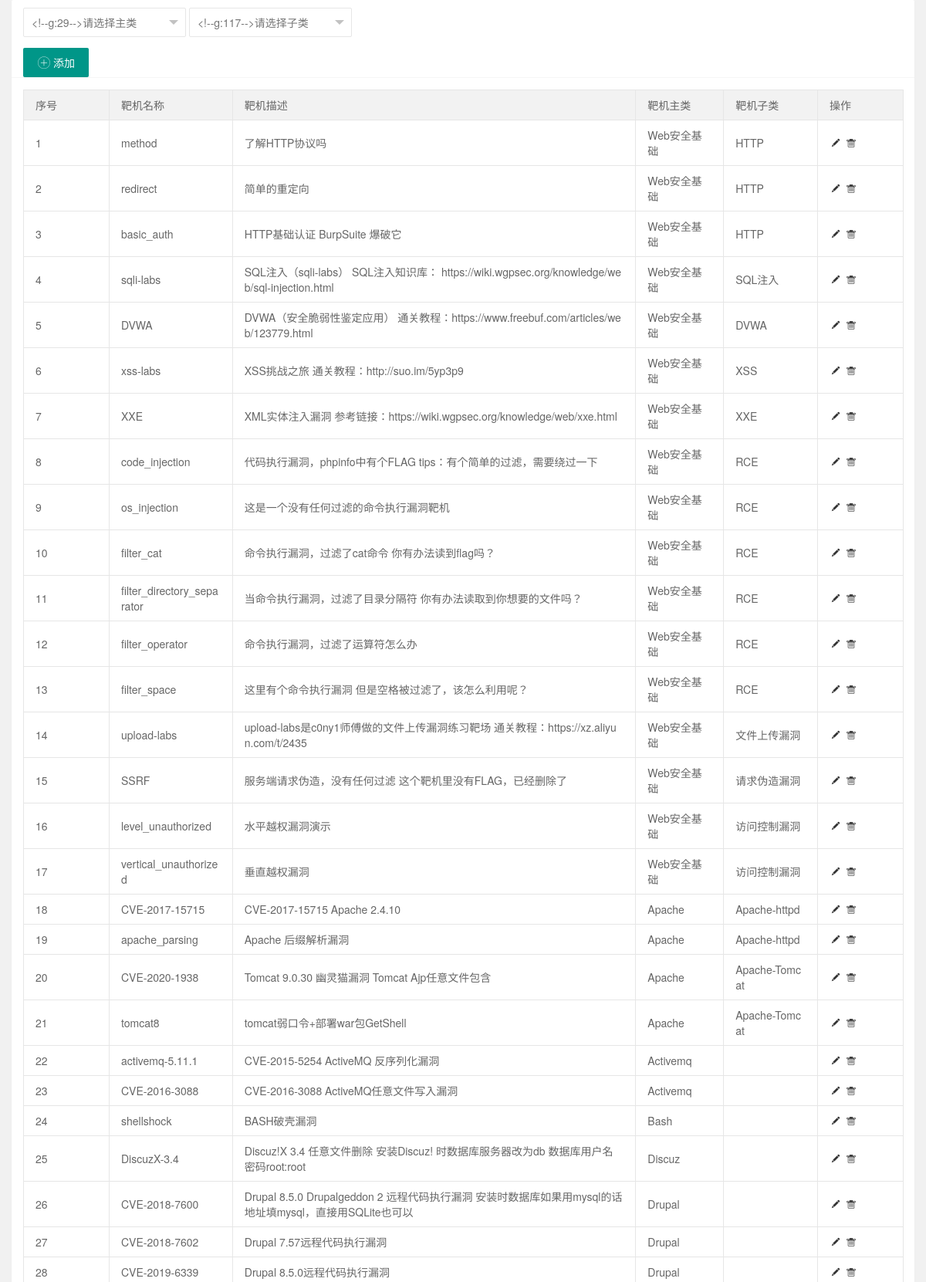
The app's page /admin/questions-list (upper part) with its own data.
### tables this page shows
CREATE TABLE questions (
  id INTEGER PRIMARY KEY AUTOINCREMENT,
  created TIMESTAMP NOT NULL DEFAULT CURRENT_TIMESTAMP,
  title TEXT NOT NULL,
  hint TEXT NOT NULL,
  p_cate TEXT,
  s_cate TEXT,
  FOREIGN KEY (p_cate) REFERENCES p_cate(fcate_name),
  FOREIGN KEY (s_cate) REFERENCES s_cate(scate_name)
);

### flaskr/admin.py (the view)
@bp.route('/questions-list',methods=('GET', 'POST'))
def questions_list():
    db = get_db()
    p_cates = db.execute('SELECT fcate_name FROM p_cate')
    if request.method == 'POST':
        scate_name = request.form['scate_name']
        lists = db.execute('SELECT * FROM questions WHERE s_cate = ?'
                       ' ORDER BY id ASC', (scate_name,))
    else:
        lists = db.execute('SELECT * FROM questions '
                       ' ORDER BY id ASC')
    return render_template('admin/questions-list.html', lists=lists, p_cates=p_cates)

### flaskr/db.py (called while the page is built)
def get_db():
    if 'db' not in g:
        g.db = sqlite3.connect(
            current_app.config['DATABASE'],
            detect_types=sqlite3.PARSE_DECLTYPES
        )
        g.db.row_factory = sqlite3.Row
    return g.db

### flaskr/templates/admin/questions-list.html (shortened to what this page needs)
{% extends 'base.html' %}
{% block content %}
<body>
        <div class="layui-fluid">
            <div class="layui-row layui-col-space15">
                <div class="layui-col-md12">
                    <div class="layui-card">
                        <div class="layui-card-body ">
                        <form class="layui-form">
                            <div class="layui-input-inline">
                            </div>
                            <div class="layui-input-inline">
                            </div>
                        </form>
                        </div>
                        <div class="layui-card-header">
                            <button class="layui-btn" onclick="xadmin.open('添加靶机','/admin/create-questions',450,450)"><i class="layui-icon"></i>添加</button>
                        </div>
                        <div class="layui-card-body layui-table-body layui-table-main">
                            <table class="layui-table layui-form">
                                <thead>
                                  <tr>
                                      <th>序号</th>
                                      <th>靶机名称</th>
                                      <th>靶机描述</th>
                                      <th>靶机主类</th>
                                      <th>靶机子类</th>
                                      <th>操作</th>
                                  </tr>
                                </thead>
                                {% for list in lists %}
                                <tbody>
                                  <tr>
                                      <td>{{loop.index}}</td>
                                    <td>{{list['title']}}</td>
                                      <td>{{list['hint']}}</td>
                                      <td>{{list['p_cate']}}</td>
                                      <td>{{list['s_cate']}}</td>
                                    <td class="td-manage">
                                      <a title="编辑"  onclick="xadmin.open('编辑',`{{ url_for('admin.questions_edit', id=list['id']) }}`,450,450)" href="javascript:;">
                                        <i class="layui-icon">&#xe642;</i>
                                      </a>
                                      <a title="删除"  href="{{ url_for('admin.questions_del', id=list['id']) }}">
                                        <i class="layui-icon" onclick="return confirm('确定删除?');">&#xe640;</i>
                                      </a>
                                    </td>
                                  </tr>
                                </tbody>
                                {% endfor %}
                            </table>
                        </div>
                    </div>
                </div>
            </div>
        </div>
    </body>
{% endblock %}

### flaskr/static/css/xadmin.css (style rules this page uses)
* { margin: 0px; padding: 0px; font-family: "Helvetica Neue", Helvetica, Arial, sans-serif; }
a { text-decoration: none; }
body { width: 100%; min-height: 100%; background: #f1f1f1; }
.layui-fluid { padding:15px; }
.layui-table td, .layui-table th { min-width: 80px; }
table th, table td { word-break: break-all; }

### records on screen
questions: title "method", hint "了解HTTP协议吗", p_cate "Web安全基础", s_cate "HTTP"
questions: title "redirect", hint "简单的重定向", p_cate "Web安全基础", s_cate "HTTP"
questions: title "basic_auth", hint "HTTP基础认证 BurpSuite 爆破它", p_cate "Web安全基础", s_cate "HTTP"
questions: title "sqli-labs", hint "SQL注入（sqli-labs） SQL注入知识库： https://wiki.wgpsec.org/knowledge/web/sql-injection.html", p_cate "Web安全基础", s_cate "SQL注入"
questions: title "DVWA", hint "DVWA（安全脆弱性鉴定应用） 通关教程：https://www.freebuf.com/articles/web/123779.html", p_cate "Web安全基础", s_cate "DVWA"
questions: title "xss-labs", hint "XSS挑战之旅 通关教程：http://suo.im/5yp3p9", p_cate "Web安全基础", s_cate "XSS"
questions: title "XXE", hint "XML实体注入漏洞 参考链接：https://wiki.wgpsec.org/knowledge/web/xxe.html", p_cate "Web安全基础", s_cate "XXE"
questions: title "code_injection", hint "代码执行漏洞，phpinfo中有个FLAG tips：有个简单的过滤，需要绕过一下", p_cate "Web安全基础", s_cate "RCE"
questions: title "os_injection", hint "这是一个没有任何过滤的命令执行漏洞靶机", p_cate "Web安全基础", s_cate "RCE"
questions: title "filter_cat", hint "命令执行漏洞，过滤了cat命令 你有办法读到flag吗？", p_cate "Web安全基础", s_cate "RCE"
questions: title "filter_directory_separator", hint "当命令执行漏洞，过滤了目录分隔符 你有办法读取到你想要的文件吗？", p_cate "Web安全基础", s_cate "RCE"
questions: title "filter_operator", hint "命令执行漏洞，过滤了运算符怎么办", p_cate "Web安全基础", s_cate "RCE"
questions: title "filter_space", hint "这里有个命令执行漏洞 但是空格被过滤了，该怎么利用呢？", p_cate "Web安全基础", s_cate "RCE"
questions: title "upload-labs", hint "upload-labs是c0ny1师傅做的文件上传漏洞练习靶场 通关教程：https://xz.aliyun.com/t/2435", p_cate "Web安全基础", s_cate "文件上传漏洞"
questions: title "SSRF", hint "服务端请求伪造，没有任何过滤 这个靶机里没有FLAG，已经删除了", p_cate "Web安全基础", s_cate "请求伪造漏洞"
questions: title "level_unauthorized", hint "水平越权漏洞演示", p_cate "Web安全基础", s_cate "访问控制漏洞"
questions: title "vertical_unauthorized", hint "垂直越权漏洞", p_cate "Web安全基础", s_cate "访问控制漏洞"
questions: title "CVE-2017-15715", hint "CVE-2017-15715 Apache 2.4.10", p_cate "Apache", s_cate "Apache-httpd"
questions: title "apache_parsing", hint "Apache 后缀解析漏洞", p_cate "Apache", s_cate "Apache-httpd"
questions: title "CVE-2020-1938", hint "Tomcat 9.0.30 幽灵猫漏洞 Tomcat Ajp任意文件包含", p_cate "Apache", s_cate "Apache-Tomcat"
questions: title "tomcat8", hint "tomcat弱口令+部署war包GetShell", p_cate "Apache", s_cate "Apache-Tomcat"
questions: title "activemq-5.11.1", hint "CVE-2015-5254 ActiveMQ 反序列化漏洞", p_cate "Activemq"
questions: title "CVE-2016-3088", hint "CVE-2016-3088 ActiveMQ任意文件写入漏洞", p_cate "Activemq"
questions: title "shellshock", hint "BASH破壳漏洞", p_cate "Bash"
questions: title "DiscuzX-3.4", hint "Discuz!X 3.4 任意文件删除 安装Discuz! 时数据库服务器改为db 数据库用户名密码root:root", p_cate "Discuz"
questions: title "CVE-2018-7600", hint "Drupal 8.5.0 Drupalgeddon 2 远程代码执行漏洞 安装时数据库如果用mysql的话地址填mysql，直接用SQLite也可以", p_cate "Drupal"
questions: title "CVE-2018-7602", hint "Drupal 7.57远程代码执行漏洞", p_cate "Drupal"
questions: title "CVE-2019-6339", hint "Drupal 8.5.0远程代码执行漏洞", p_cate "Drupal"
